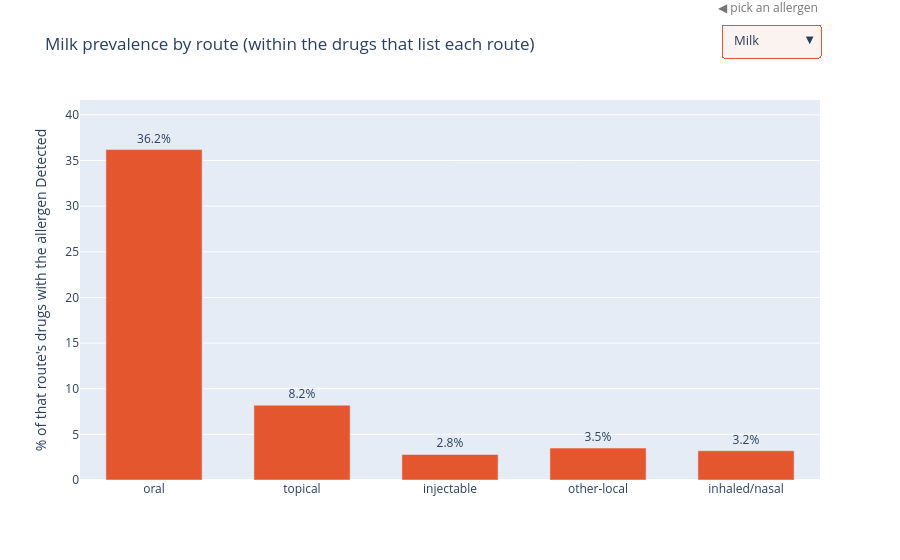

Notebook cell for this chart:
### Markdown cell above
### Chart 3 — The finding: does route matter?
*Milk is a tablet filler (lactose), so it should concentrate in **oral** medicines and be near-absent in injectables.*

> ⚠️ **Important limitation (applies to Charts 3-5).** Only about **20% of the 20,000 medications have a route recorded** in openFDA; the other **~80% are blank** because FDA never mapped them to its structured fields. So every route-based chart reflects only the **3,977 medications that *have* a route**, not all 20,000. The pattern is clear within that subset, but it is not representative of the full catalogue - recovering route from unstructured dosage-form text is noted as future work.

### Code cell
# --- Chart 3 (interactive): each allergen's route-signature, via an allergen "slicer" ---
# The dropdown is an Excel-style slicer. Pick an allergen and the bars redraw to
# show THAT allergen's prevalence across the 5 route groups. Built in pure Plotly
# (graph_objects) so the interaction survives in the exported standalone HTML -
# no running server needed (a Streamlit widget would need one).
import plotly.graph_objects as go

groups = {"oral": "is_oral", "injectable": "is_injectable", "topical": "is_topical",
          "inhaled/nasal": "is_inhaled", "other-local": "is_other_route"}
ALLERGENS = {"Milk": "milk_status", "Eggs": "eggs_status", "Wheat": "wheat_status",
             "Sesame": "sesame_status", "Tree Nuts": "tree_nuts_status",
             "Peanuts": "peanuts_status", "Soy": "soy_status", "Alpha-Gal": "alpha_gal_status"}

# A route's size (its drug count) is the denominator, and it is the SAME for every
# allergen - so fix the x-axis order ONCE (biggest route first). A fixed order means
# switching allergen never reshuffles the axis, so comparisons stay honest.
route_n = {label: int(df[col].sum()) for label, col in groups.items()}
route_order = sorted(groups, key=lambda L: route_n[L], reverse=True)

# Pre-compute every allergen's per-route %, so all views can share ONE y-axis.
series = {name: [round((df[df[groups[r]]][sc] == "Detected").mean() * 100, 1) if route_n[r] else 0
                 for r in route_order]
          for name, sc in ALLERGENS.items()}
ymax = max(v for pcts in series.values() for v in pcts)   # shared, honest scale

fig = go.Figure()
for name, pcts in series.items():
    fig.add_bar(
        x=route_order, y=pcts, name=name, visible=(name == "Milk"),
        text=[f"{p}%" for p in pcts], textposition="outside", cliponaxis=False,
        marker_color="#e4572e", customdata=[route_n[r] for r in route_order],
        hovertemplate="<b>%{x}</b><br>" + name + " Detected: %{y}%"
                      "<br>%{customdata:,} drugs list this route<extra></extra>")

# The slicer: one button per allergen; each reveals only that allergen's bars.
buttons = [dict(label=name, method="update",
                args=[{"visible": [n == name for n in series]},
                      {"title.text": f"{name} prevalence by route "
                                     "(within the drugs that list each route)"}])
           for name in series]

fig.update_layout(
    title="Milk prevalence by route (within the drugs that list each route)",
    # Shared y-axis = honest cross-allergen comparison. JUDGMENT CALL: a fixed scale
    # makes tiny allergens (sesame, eggs) look flat; swap to autorange (delete the
    # range=... line) if you care more about each allergen's OWN route shape.
    yaxis=dict(title="% of that route's drugs with the allergen Detected",
               range=[0, ymax * 1.15]),
    xaxis_title="", showlegend=False, bargap=0.35,
    updatemenus=[dict(buttons=buttons, direction="down", showactive=True,
                      x=1.0, xanchor="right", y=1.20, yanchor="top",
                      bgcolor="#faf3f0", bordercolor="#e4572e", font=dict(size=13))],
    annotations=[dict(text="◀ pick an allergen", x=1.0, xref="paper", xanchor="right",
                      y=1.27, yref="paper", showarrow=False,
                      font=dict(size=12, color="#777"))])
fig.show()

# The numbers behind the chart (allergens x routes) - handy for the write-up / QA.
pd.DataFrame(series, index=route_order).T

### Figure 1 — Plotly figure (JSON) as saved in the notebook; plotly's stock layout.template omitted (floating-point values rounded to 4 significant figures)
{"data": [{"cliponaxis": false, "customdata": [47363, 27444, 6017, 3566, 1929], "hovertemplate": "<b>%{x}</b><br>Milk Detected: %{y}%<br>%{customdata:,} drugs list this route<extra></extra>", "marker": {"color": "#e4572e"}, "name": "Milk", "text": ["36.2%", "8.2%", "2.8%", "3.5%", "3.2%"], "textposition": "outside", "type": "bar", "visible": true, "x": ["oral", "topical", "injectable", "other-local", "inhaled/nasal"], "y": [36.2, 8.2, 2.8, 3.5, 3.2]}, {"cliponaxis": false, "customdata": [47363, 27444, 6017, 3566, 1929], "hovertemplate": "<b>%{x}</b><br>Eggs Detected: %{y}%<br>%{customdata:,} drugs list this route<extra></extra>", "marker": {"color": "#e4572e"}, "name": "Eggs", "text": ["0.1%", "0.2%", "0.7%", "0.1%", "0.0%"], "textposition": "outside", "type": "bar", "visible": false, "x": ["oral", "topical", "injectable", "other-local", "inhaled/nasal"], "y": [0.1, 0.2, 0.7, 0.1, 0]}, {"cliponaxis": false, "customdata": [47363, 27444, 6017, 3566, 1929], "hovertemplate": "<b>%{x}</b><br>Wheat Detected: %{y}%<br>%{customdata:,} drugs list this route<extra></extra>", "marker": {"color": "#e4572e"}, "name": "Wheat", "text": ["1.2%", "1.7%", "0.1%", "0.4%", "0.1%"], "textposition": "outside", "type": "bar", "visible": false, "x": ["oral", "topical", "injectable", "other-local", "inhaled/nasal"], "y": [1.2, 1.7, 0.1, 0.4, 0.1]}, {"cliponaxis": false, "customdata": [47363, 27444, 6017, 3566, 1929], "hovertemplate": "<b>%{x}</b><br>Sesame Detected: %{y}%<br>%{customdata:,} drugs list this route<extra></extra>", "marker": {"color": "#e4572e"}, "name": "Sesame", "text": ["0.0%", "0.4%", "0.7%", "0.1%", "0.1%"], "textposition": "outside", "type": "bar", "visible": false, "x": ["oral", "topical", "injectable", "other-local", "inhaled/nasal"], "y": [0, 0.4, 0.7, 0.1, 0.1]}, {"cliponaxis": false, "customdata": [47363, 27444, 6017, 3566, 1929], "hovertemplate": "<b>%{x}</b><br>Tree Nuts Detected: %{y}%<br>%{customdata:,} drugs list this route<extra></extra>", "marker": {"color": "#e4572e"}, "name": "Tree Nuts", "text": ["0.3%", "2.5%", "0.0%", "0.1%", "0.0%"], "textposition": "outside", "type": "bar", "visible": false, "x": ["oral", "topical", "injectable", "other-local", "inhaled/nasal"], "y": [0.3, 2.5, 0, 0.1, 0]}, {"cliponaxis": false, "customdata": [47363, 27444, 6017, 3566, 1929], "hovertemplate": "<b>%{x}</b><br>Peanuts Detected: %{y}%<br>%{customdata:,} drugs list this route<extra></extra>", "marker": {"color": "#e4572e"}, "name": "Peanuts", "text": ["0.1%", "0.1%", "0.0%", "0.2%", "0.0%"], "textposition": "outside", "type": "bar", "visible": false, "x": ["oral", "topical", "injectable", "other-local", "inhaled/nasal"], "y": [0.1, 0.1, 0, 0.2, 0]}, {"cliponaxis": false, "customdata": [47363, 27444, 6017, 3566, 1929], "hovertemplate": "<b>%{x}</b><br>Soy Detected: %{y}%<br>%{customdata:,} drugs list this route<extra></extra>", "marker": {"color": "#e4572e"}, "name": "Soy", "text": ["3.4%", "6.9%", "1.2%", "0.6%", "0.0%"], "textposition": "outside", "type": "bar", "visible": false, "x": ["oral", "topical", "injectable", "other-local", "inhaled/nasal"], "y": [3.4, 6.9, 1.2, 0.6, 0]}, {"cliponaxis": false, "customdata": [47363, 27444, 6017, 3566, 1929], "hovertemplate": "<b>%{x}</b><br>Alpha-Gal Detected: %{y}%<br>%{customdata:,} drugs list this route<extra></extra>", "marker": {"color": "#e4572e"}, "name": "Alpha-Gal", "text": ["17.2%", "4.7%", "3.2%", "2.5%", "0.9%"], "textposition": "outside", "type": "bar", "visible": false, "x": ["oral", "topical", "injectable", "other-local", "inhaled/nasal"], "y": [17.2, 4.7, 3.2, 2.5, 0.9]}], "layout": {"annotations": [{"font": {"color": "#777", "size": 12}, "showarrow": false, "text": "◀ pick an allergen", "x": 1, "xanchor": "right", "xref": "paper", "y": 1.27, "yref": "paper"}], "bargap": 0.35, "showlegend": false, "title": {"text": "Milk prevalence by route (within the drugs that list each route)"}, "updatemenus": [{"bgcolor": "#faf3f0", "bordercolor": "#e4572e", "buttons": [{"args": [{"visible": [true, false, false, false, false, false, false, false]}, {"title.text": "Milk prevalence by route (within the drugs that list each route)"}], "label": "Milk", "method": "update"}, {"args": [{"visible": [false, true, false, false, false, false, false, false]}, {"title.text": "Eggs prevalence by route (within the drugs that list each route)"}], "label": "Eggs", "method": "update"}, {"args": [{"visible": [false, false, true, false, false, false, false, false]}, {"title.text": "Wheat prevalence by route (within the drugs that list each route)"}], "label": "Wheat", "method": "update"}, {"args": [{"visible": [false, false, false, true, false, false, false, false]}, {"title.text": "Sesame prevalence by route (within the drugs that list each route)"}], "label": "Sesame", "method": "update"}, {"args": [{"visible": [false, false, false, false, true, false, false, false]}, {"title.text": "Tree Nuts prevalence by route (within the drugs that list each route)"}], "label": "Tree Nuts", "method": "update"}, {"args": [{"visible": [false, false, false, false, false, true, false, false]}, {"title.text": "Peanuts prevalence by route (within the drugs that list each route)"}], "label": "Peanuts", "method": "update"}, {"args": [{"visible": [false, false, false, false, false, false, true, false]}, {"title.text": "Soy prevalence by route (within the drugs that list each route)"}], "label": "Soy", "method": "update"}, {"args": [{"visible": [false, false, false, false, false, false, false, true]}, {"title.text": "Alpha-Gal prevalence by route (within the drugs that list each route)"}], "label": "Alpha-Gal", "method": "update"}], "direction": "down", "font": {"size": 13}, "showactive": true, "x": 1, "xanchor": "right", "y": 1.2, "yanchor": "top"}], "xaxis": {"title": {"text": ""}}, "yaxis": {"range": [0, 41.63], "title": {"text": "% of that route's drugs with the allergen Detected"}}}}
